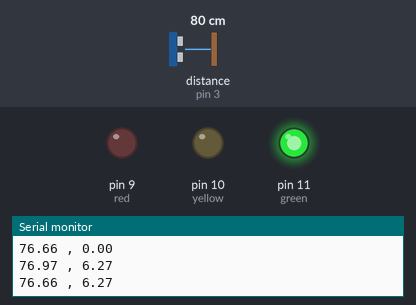
Recording of a sketch running on a simulated Arduino Uno, built with avr-gcc and run on an emulated ATmega328P. Parts: output pins drawn as LEDs (lit = HIGH), the last lines printed to the serial monitor. Wiring (inferred from the names in the program): ultrasonic range finder: trigger pin 2; echo pin 3. Inputs (shaded band) come from the test bench; at power-on: distance to the obstacle (sensor on pin 3) 80 cm. The echo pulse lasts 58.3 µs per cm; pins used as bus, display or sensor lines are not drawn.

Above: at 1.29 s.
1.3 s: distance to the obstacle (sensor on pin 3) set to 9 cm
At 1.57 s:
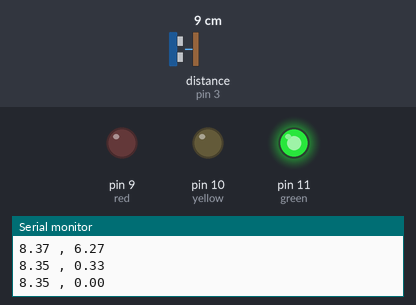
4.3 s: distance to the obstacle (sensor on pin 3) set to 4 cm
7.3 s: distance to the obstacle (sensor on pin 3) set to 2 cm
10.3 s: distance to the obstacle (sensor on pin 3) set to 9 cm
At 10.55 s:
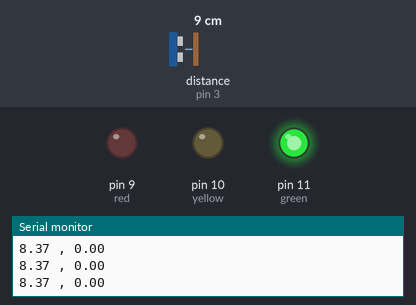
Timing chart, 0 to 13.3 s (numbered marks = the images above; inputs shaded):
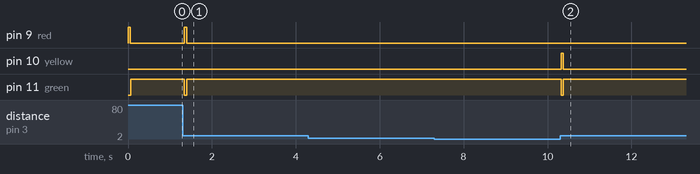

The sketch:

UltrasonicSpeedSensor.ino
```cpp
// 超声波测速仪
const int trig = 2;
const int echo = 3;
const int red = 9;
const int yellow = 10;
const int green = 11;
const float vSound = 33000.0 / 1000000.0; // speed of sound in cm/us
float prevDistanceCM = 200;
float currDistanceCM, speed;

void setup() {
  Serial.begin(9600);
  pinMode(trig, OUTPUT);
  pinMode(echo, INPUT);
  pinMode(red, OUTPUT);
  pinMode(yellow, OUTPUT);
  pinMode(green, OUTPUT);
}

void loop() {
  digitalWrite(green, LOW);
  digitalWrite(yellow, LOW);
  digitalWrite(red, LOW);

  currDistanceCM = measureDistance();
  speed = abs((prevDistanceCM - currDistanceCM) / 0.05);
  Serial.print(currDistanceCM);
  Serial.print(" , ");
  Serial.println(speed);

  if (speed < 150){
    digitalWrite(green, HIGH);
  }else if (speed < 250){
    digitalWrite(yellow, HIGH);
  }else{
    digitalWrite(red, HIGH);
  }
  prevDistanceCM = currDistanceCM;
  delay(50);
}

float measureDistance(){
  // Hold trigger for 10 microseconds, which sends ultrasound signal
  digitalWrite(trig, HIGH);
  delayMicroseconds(10); // delay 10 microseconds
  digitalWrite(trig, LOW);

  // Measure the length of echo signal, which is equal to the time needed for sound to go there and back.
  // pulseIn(pin, measure pulse time for HIGH or LOW signal, microseconds for waiting signal bouncing back)
  unsigned long durationMicroSec = pulseIn(echo, HIGH, 25000);

  float distanceCM = durationMicroSec * vSound / 2.0f;
  return distanceCM < 2 || distanceCM > 400 ? -1 : distanceCM;
}
```

Measured:
- after the input at 1.3 s, pin 9 (red): LOW → HIGH after 0.05 s, → LOW 0.05 s later; pin 11 (green): HIGH → LOW at once, → HIGH 0.05 s later
- after the input at 10.3 s, pin 10 (yellow): LOW → HIGH at once, → LOW 0.05 s later; pin 11 (green): HIGH → LOW at once, → HIGH 0.05 s later
